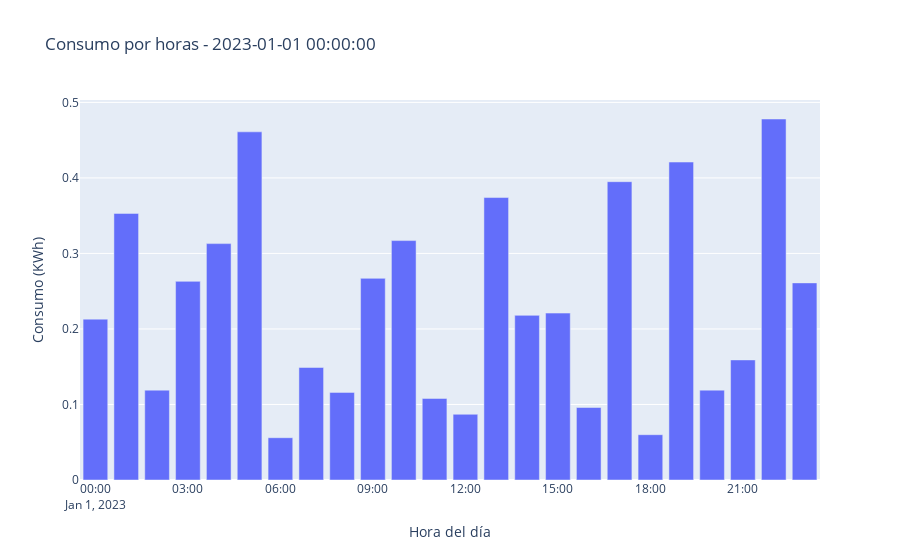

Notebook code for this chart:
### Code cell
import pandas as pd
import plotly.express as px

# Selecciona el día específico "2023-01-01"
dia_seleccionado = pd.to_datetime("2023-01-01")

# Filtrar el DataFrame para el día seleccionado
df_dia = df[df['Fecha_Hora'].dt.date == dia_seleccionado.date()]

# Crear el gráfico de barras para el consumo por horas
fig = px.bar(df_dia, x='Fecha_Hora', y='Consumo_KWh', labels={'Fecha_Hora': 'Hora del día', 'Consumo_KWh': 'Consumo (KWh)'},
             title=f'Consumo por horas - {dia_seleccionado}')

# Mostrar el gráfico
fig.show()

### Figure 1 — Plotly figure (JSON) as saved in the notebook; plotly's stock layout.template omitted (floating-point values rounded to 4 significant figures)
{"data": [{"alignmentgroup": "True", "hovertemplate": "Hora del día=%{x}<br>Consumo (KWh)=%{y}<extra></extra>", "legendgroup": "", "marker": {"color": "#636efa", "pattern": {"shape": ""}}, "name": "", "offsetgroup": "", "orientation": "v", "showlegend": false, "textposition": "auto", "type": "bar", "x": ["2023-01-01T00:00:00", "2023-01-01T01:00:00", "2023-01-01T02:00:00", "2023-01-01T03:00:00", "2023-01-01T04:00:00", "2023-01-01T05:00:00", "2023-01-01T06:00:00", "2023-01-01T07:00:00", "2023-01-01T08:00:00", "2023-01-01T09:00:00", "2023-01-01T10:00:00", "2023-01-01T11:00:00", "2023-01-01T12:00:00", "2023-01-01T13:00:00", "2023-01-01T14:00:00", "2023-01-01T15:00:00", "2023-01-01T16:00:00", "2023-01-01T17:00:00", "2023-01-01T18:00:00", "2023-01-01T19:00:00", "2023-01-01T20:00:00", "2023-01-01T21:00:00", "2023-01-01T22:00:00", "2023-01-01T23:00:00"], "xaxis": "x", "y": [0.213, 0.353, 0.119, 0.263, 0.313, 0.461, 0.056, 0.149, 0.116, 0.267, 0.317, 0.108, 0.087, 0.374, 0.218, 0.221, 0.096, 0.395, 0.06, 0.421, 0.119, 0.159, 0.478, 0.261], "yaxis": "y"}], "layout": {"barmode": "relative", "legend": {"tracegroupgap": 0}, "title": {"text": "Consumo por horas - 2023-01-01 00:00:00"}, "xaxis": {"anchor": "y", "domain": [0, 1], "title": {"text": "Hora del día"}}, "yaxis": {"anchor": "x", "domain": [0, 1], "title": {"text": "Consumo (KWh)"}}}}
